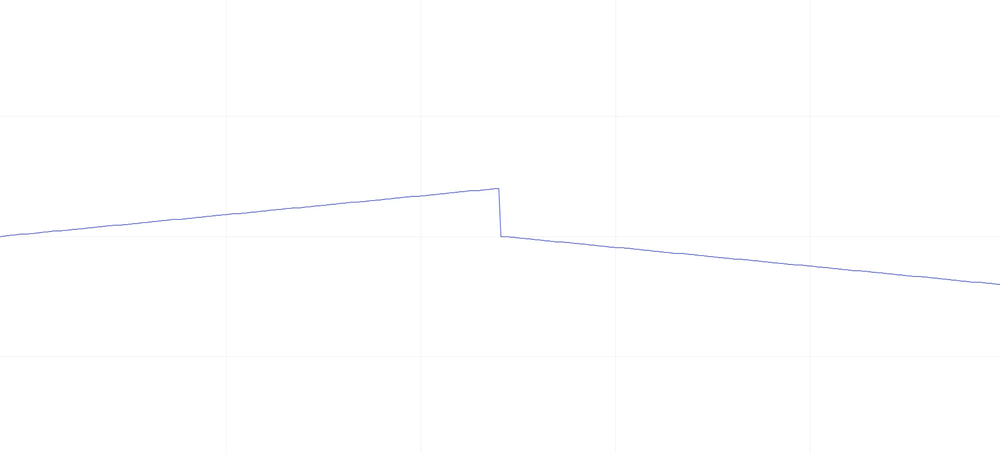
%> input picture Real Data/Throttle.png, 1000 x 453 px, shrunk from 2546 x 1154 before the run
$ octave Plot_From_Image.m   (GNU Octave 9; MATLAB toolbox functions it lacks are replaced by stand-ins)
%> lines starting %> are read from the running program, lines starting %| are printed output that depends on the picture; in (x1, y1, x2, y2) boxes, pixels count from 0 and x2, y2 are one past the last pixel; in counts of white or black regions, pixels touching at a corner belong together; the program's own positions count from 1
%% Preliminaries

clc;    % Clear the command window.
close all;  % Close all figures (except those of imtool.)
imtool close all;  % Close all imtool figures if you have the Image Processing Toolbox.
clear;  % Erase all existing variables. Or clearvars if you want.
workspace;  % Make sure the workspace panel is showing.
format long g;
format compact;
fontSize = 36;
% Check that user has the Image Processing Toolbox installed.
hasIPT = license('test', 'image_toolbox');
if ~hasIPT
  % User does not have the toolbox installed.
  message = sprintf('Sorry, but you do not seem to have the Image Processing Toolbox.\nDo you want to try to continue anyway?');
  reply = questdlg(message, 'Toolbox missing', 'Yes', 'No', 'Yes');
%> the answer given: Yes
  if strcmpi(reply, 'No')
    % User said No, so exit.
    return;
  end
end

%% Image Processing & Data Extraction

% Read in a standard color image.
folder = 'C:\Users\csamak\OneDrive - Clemson University\Desktop';
baseFileName = 'Throttle.png';
% Get the full filename, with path prepended.
fullFileName = fullfile(folder, baseFileName);
if ~exist(fullFileName, 'file')
  % Didn't find it there.  Check the search path for it.
  fullFileName = baseFileName; % No path this time.
  if ~exist(fullFileName, 'file')
    % Still didn't find it.  Alert user.
    errorMessage = sprintf('Error: %s does not exist.', fullFileName);
    uiwait(warndlg(errorMessage));
    return;
  end
end
rgbImage = imread(fullFileName);
%> rgbImage is the input picture: size 453x1000x3 uint8; mean R, G, B 254.5, 254.6, 254.8
% Get the dimensions of the image.  numberOfColorBands should be = 3.
[rows, columns, numberOfColorBands] = size(rgbImage);
%> rows = 453; columns = 1000; numberOfColorBands = 3
% Display the original color image.
subplot(2, 2, 1);
imshow(rgbImage);
axis on;
title('Original Color Image', 'FontSize', fontSize);
% Enlarge figure to full screen.
set(gcf, 'WindowState','maximized');
% Extract the individual red, green, and blue color channels.
% redChannel = rgbImage(:, :, 1);
greenChannel = rgbImage(:, :, 2);
% blueChannel = rgbImage(:, :, 3);
% Get the binaryImage
binaryImage = greenChannel < 200;
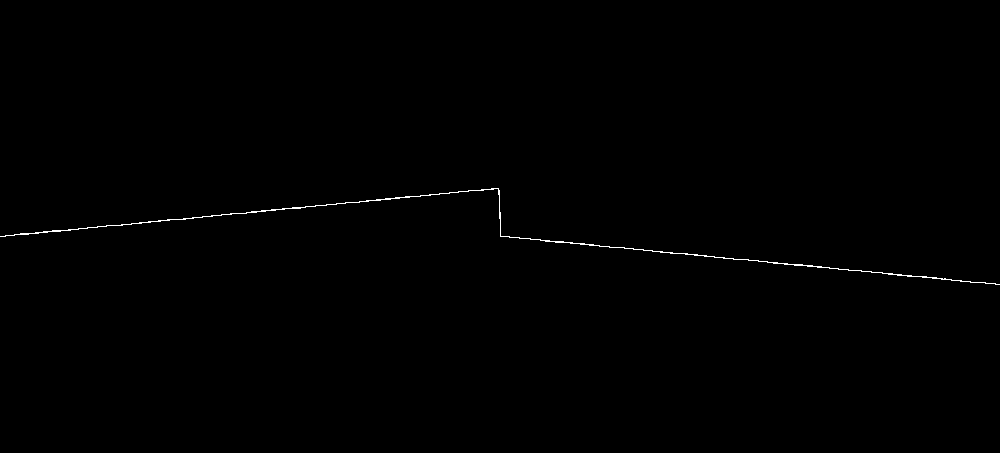
%> binaryImage: size 453x1000 logical; 0.29% white in thin lines or dots, all inside (x1, y1, x2, y2) = (0, 188, 1000, 285)
% Display the original color image.
subplot(2, 2, 2);
imshow(binaryImage);
axis on;
title('Transformed Binary Image', 'FontSize', fontSize);
% Find the baseline
verticalProfile  = sum(binaryImage, 2);
%> verticalProfile = 453 values, max 20 at index 209, min 0 at index 1, mean 2.92
lastLine = find(verticalProfile, 1, 'last');
%> lastLine = 285
% Scan across columns finding where the top of the hump is
for col = 1 : columns
  yy = lastLine - find(binaryImage(:, col), 1, 'first');
  if isempty(yy)
    y(col) = 0;
  else
    y(col) = yy;
  end
end
%> this loop made 1000 passes
%> yy on passes 1 to 3: 48, 48, 48
%> after the loop, y = 1000 values, max 96 at index 492, min 0 at index 997, mean 48.3
subplot(2,2,[3,4]);
plot(1 : columns, y, 'b-', 'LineWidth', 3);
grid on;
title('Plot Generated from Original Image', 'FontSize', fontSize);
ylabel('Y', 'FontSize', fontSize);
xlabel('X', 'FontSize', fontSize);
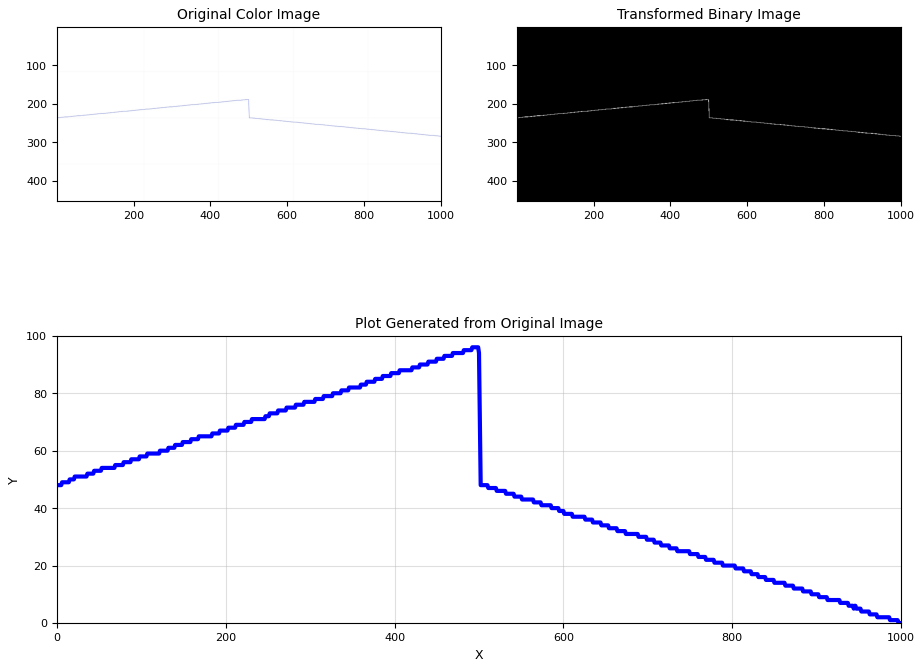
%> figure redrawn from the program's plot data, 3 panels

%% Data Post-Processing & Logging

clear;  % Erase all existing variables. Or clearvars if you want.
fig = gcf;  % Use current figure handle
%> (the run ends here)
